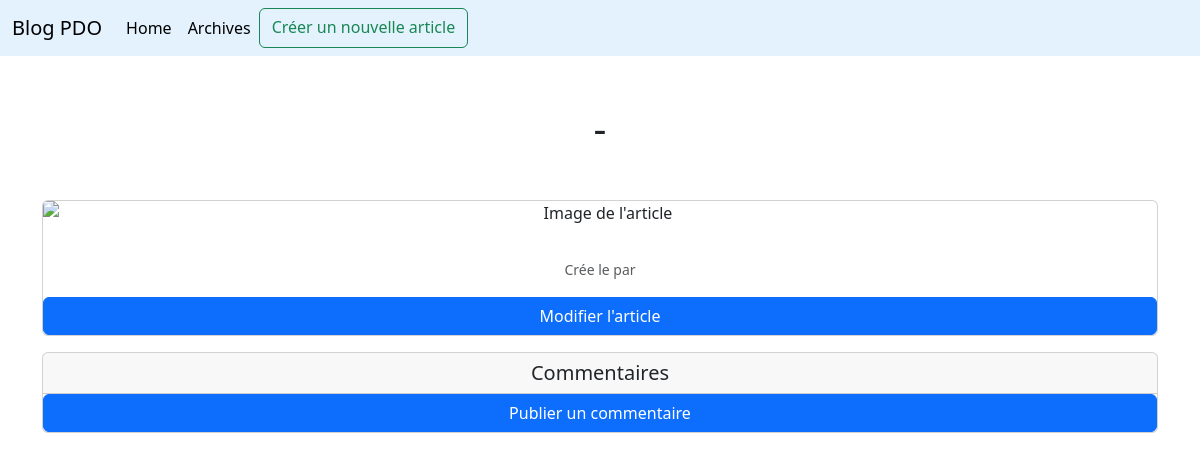
/pages/article.php?id=18, run on an earlier commit of the app's database.
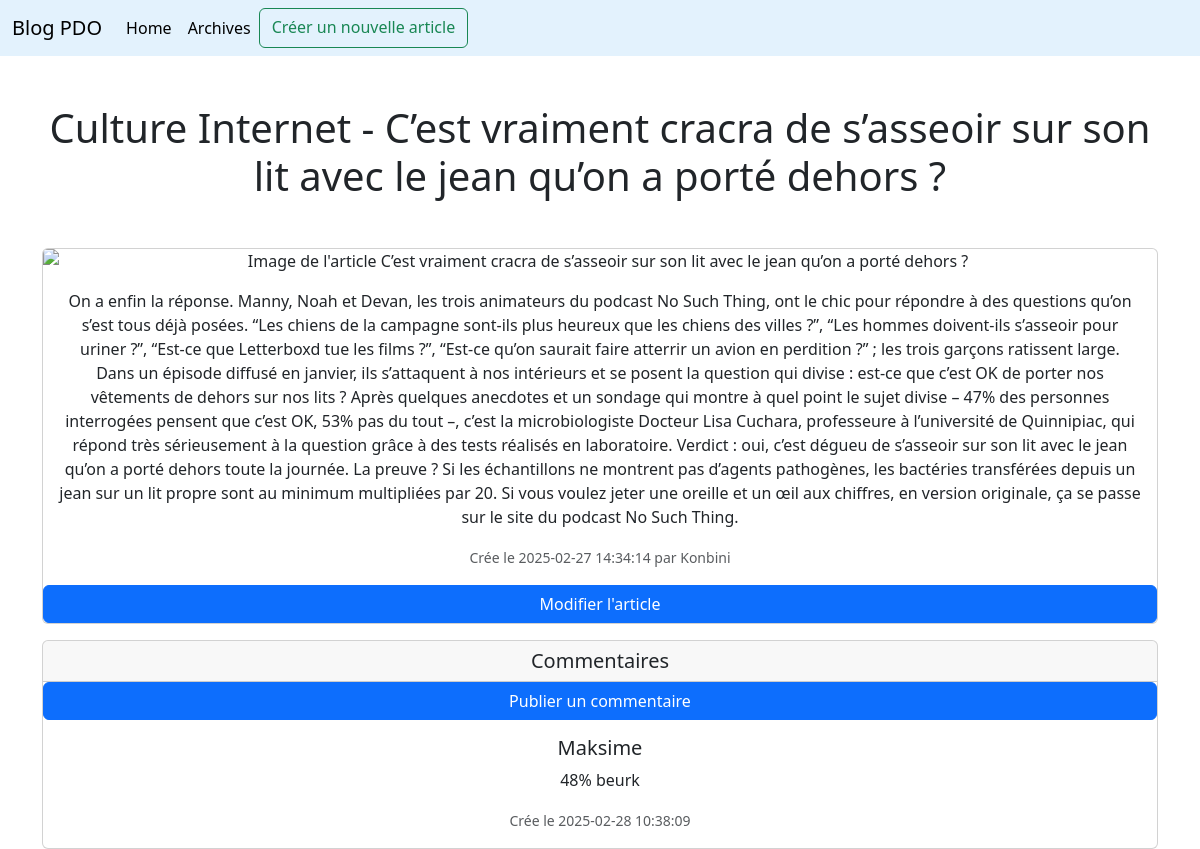
And on a later commit of the database.
### tables this page shows
CREATE TABLE IF NOT EXISTS `articles` (
  `id` int NOT NULL AUTO_INCREMENT,
  `category_id` int NOT NULL,
  `title` varchar(255) NOT NULL,
  `content` text NOT NULL,
  `image` text NOT NULL,
  `created_at` datetime NOT NULL,
  `user_id` int DEFAULT NULL,
  PRIMARY KEY (`id`),
  KEY `categories_id` (`category_id`) USING BTREE,
  KEY `user_id` (`user_id`)
);

CREATE TABLE IF NOT EXISTS `categories` (
  `id` int NOT NULL AUTO_INCREMENT,
  `title` varchar(255) NOT NULL,
  PRIMARY KEY (`id`)
);

CREATE TABLE IF NOT EXISTS `users` (
  `id` int NOT NULL AUTO_INCREMENT,
  `name` varchar(255) NOT NULL,
  `email` varchar(255) NOT NULL,
  `password` varchar(255) NOT NULL,
  `created_at` datetime NOT NULL,
  PRIMARY KEY (`id`)
);

CREATE TABLE IF NOT EXISTS `comments` (
  `id` int NOT NULL AUTO_INCREMENT,
  `article_id` int NOT NULL,
  `content` text NOT NULL,
  `created_at` datetime NOT NULL,
  `user_id` int DEFAULT NULL,
  PRIMARY KEY (`id`),
  KEY `fk_comments_users` (`user_id`)
);

### database/article.php (called while the page is built, shortened)
<?php
require_once "pdo.php";
function getArticle($id)
{
    global $pdo;
    $sql = "SELECT a.*, c.title as category_title, u.name as username FROM articles a JOIN categories c ON a.category_id = c.id JOIN users u ON a.user_id = u.id WHERE a.id = :id;";
    $stmt = $pdo->prepare($sql);
    $stmt->execute([
        ":id" => $id,
    ]);
    $result = $stmt->fetch();
    return $result;
}

### database/comments.php (called while the page is built, shortened)
<?php
require_once "pdo.php";
function getComments($article)
{
    global $pdo;
    $sql = "SELECT c.*, u.name as username FROM comments c JOIN users u ON c.user_id = u.id WHERE article_id = :id ORDER BY created_at ASC;";
    $stmt = $pdo->prepare($sql);
    $stmt->execute([
        ":id" => $article,
    ]);
    $results = $stmt->fetchAll();
    return $results;
}

### pages/article.php (the view, shortened to what this page needs)
<?php $title = "Blog - Article";
require_once "../database/article.php";
require_once "../database/comments.php";
$article = getArticle($_GET["id"]);
$comments = getComments($_GET["id"]);
include_once "../components/header.php";
?>
<div class="container text-center mt-5">
    <h1><?= $article["category_title"]; ?> - <?= $article["title"]; ?></h1>
    <div class="card mb-3 mt-5">
        <img src="<?= $article["image"]; ?>" class="card-img-top" alt="Image de l'article <?= $article["title"]; ?>">
        <div class="card-body">
            <p class="card-text"><?= $article["content"]; ?></p>
            <p class="card-text"><small class="text-body-secondary">Crée le <?= $article["created_at"]; ?> par <?= $article["username"]; ?></small></p>
        </div>
        <button class="btn btn-primary" type="button" data-bs-toggle="offcanvas" data-bs-target="#offcanvasArticle" aria-controls="offcanvasExample">
            Modifier l'article
        </button>
    </div>
    <div class="card">
        <h5 class="card-header">Commentaires</h5>
        <button class="btn btn-primary" type="button" data-bs-toggle="offcanvas" data-bs-target="#offcanvasComment" aria-controls="offcanvasExample">
            Publier un commentaire
        </button>
        <?php foreach ($comments as $item): ?>
            <div class="card-body">
                <h5 class="card-title"><?= $item["username"]; ?></h5>
                <p class="card-text"><?= $item["content"]; ?></p>
                <p class="card-text"><small class="text-body-secondary">Crée le <?= $item["created_at"]; ?></small></p>
            </div>
        <?php endforeach; ?>
    </div>
</div>
<?php include_once "../components/footer.php"; ?>

### components/header.php (shortened to what this page needs)
<!DOCTYPE html>
<html lang="fr">
<head>
    <link rel="stylesheet" href="/public/bootstrap/bootstrap/dist/css/bootstrap.min.css">
</head>
<body>
    <nav class="navbar navbar-expand-lg" style="background-color: #e3f2fd;">
        <div class="container-fluid">
            <a class="navbar-brand" href="#">Blog PDO</a>
            <div class="collapse navbar-collapse" id="navbarNavAltMarkup">
                <div class="navbar-nav">
                    <a class="nav-link active" aria-current="page" href="/">Home</a>
                    <a class="nav-link active" aria-current="page" href="/pages/archives.php?page=1">Archives</a>
                    <a class="btn btn-outline-success" href="/pages/create-article.php">Créer un nouvelle article</a>
                </div>
            </div>
        </div>
    </nav>

### components/footer.php (shortened to what this page needs)
</body>
</html>

What changed in the data, as far as the page shows it:
now on this page (row edited): articles: category.title "Culture Internet", title "C’est vraiment cracra de s’asseoir sur son lit avec le jean qu’on a porté dehors ?", content "On a enfin la réponse. Manny, Noah et Devan, les trois animateurs du podcast No Such Thing, ont le chic pour répondre à des questions qu’on s’est tous déjà posées. “Les chiens de la campagne sont-ils plus heureux que les chiens des villes ?”, “Les hommes doivent-ils s’asseoir pour uriner ?”, “Est-ce que Letterboxd tue les films ?”, “Est-ce qu’on saurait faire atterrir un avion en perdition ?” ; les trois garçons ratissent large. Dans un épisode diffusé en janvier, ils s’attaquent à nos intérieurs et se posent la question qui divise : est-ce que c’est OK de porter nos vêtements de dehors sur nos lits ? Après quelques anecdotes et un sondage qui montre à quel point le sujet divise – 47% des…", created_at "2025-02-27 14:34:14", user.name "Konbini"
now on this page (row edited): comments: user.name "Maksime", content "48% beurk", created_at "2025-02-28 10:38:09"
